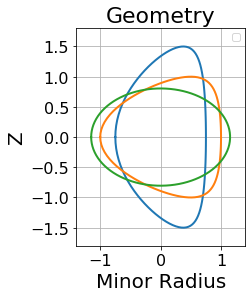

Write the Python code that produced this figure.
import numpy as np
import matplotlib.pyplot as plt

theta=np.linspace(-np.pi,np.pi,100)

tri=-0.5
kappa =2.

x= 0.75* np.cos(theta + (np.arcsin(tri))*(np.sin(theta)))
y=0.75* kappa*np.sin(theta)

fig = plt.figure()
ax=fig.gca()
ax.set_aspect('equal')

plt.plot(x,y,linewidth=2.0)

tri=-0.5
kappa =1.
x= np.cos(theta + (np.arcsin(tri))*(np.sin(theta)))
y1= kappa*np.sin(theta)
plt.plot(x,y1,linewidth=2.0)

tri=0.
kappa =0.7
x=1.15* np.cos(theta + (np.arcsin(tri))*(np.sin(theta)))
y2=1.15 * kappa*np.sin(theta)
plt.plot(x,y2,linewidth=2.0)


plt.xlabel ('Minor Radius', fontsize = 20)
plt.ylabel ('Z', fontsize =20)

plt.xlim((-1.4, 1.4))
plt.ylim((-1.8, 1.8))
plt.title ('Geometry',fontsize = 22 )

plt.xticks(fontsize=16) 
plt.yticks(fontsize=16) 

plt.grid(True)
plt.legend()
plt.show()
